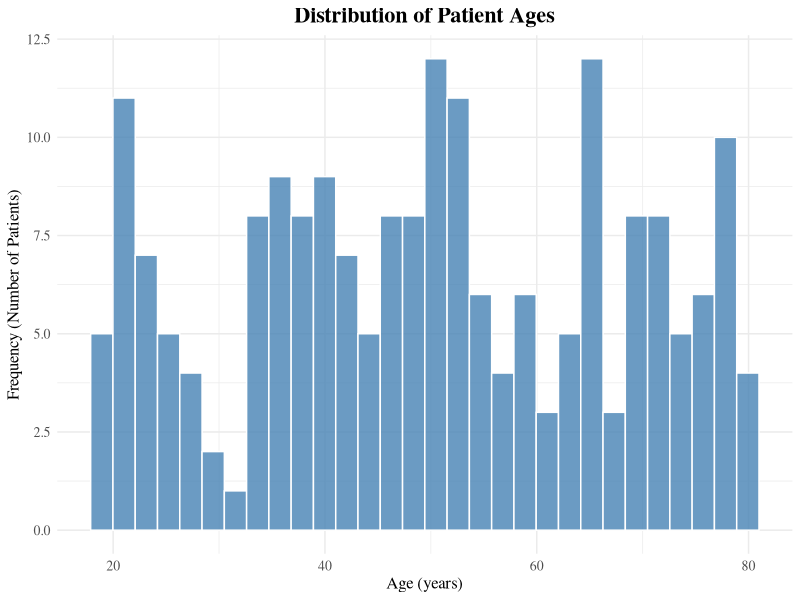
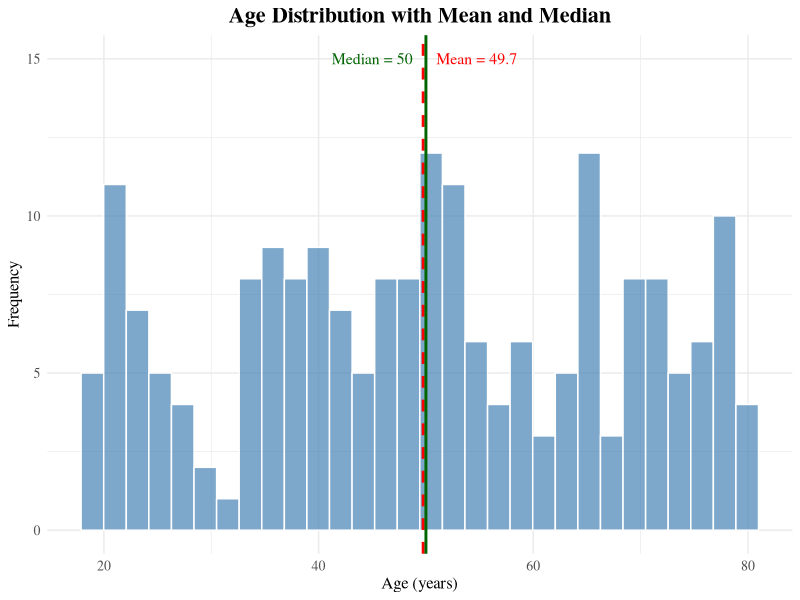
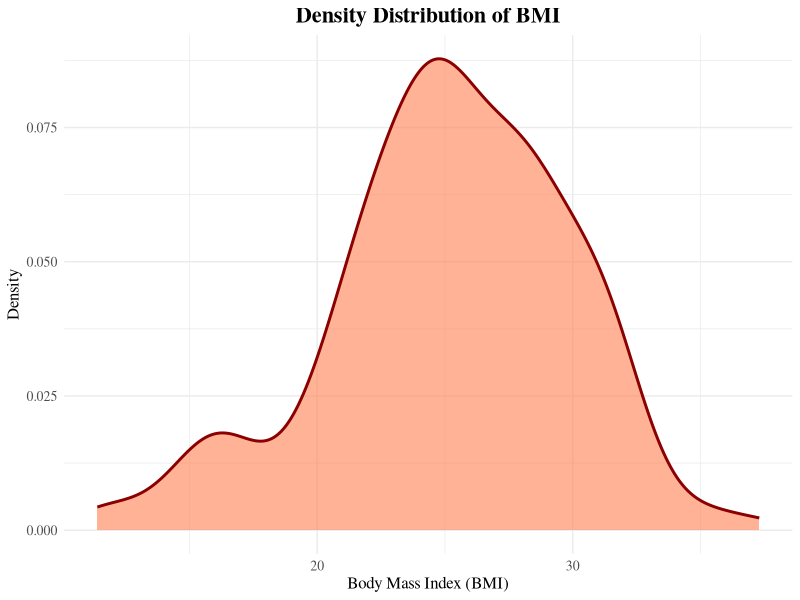
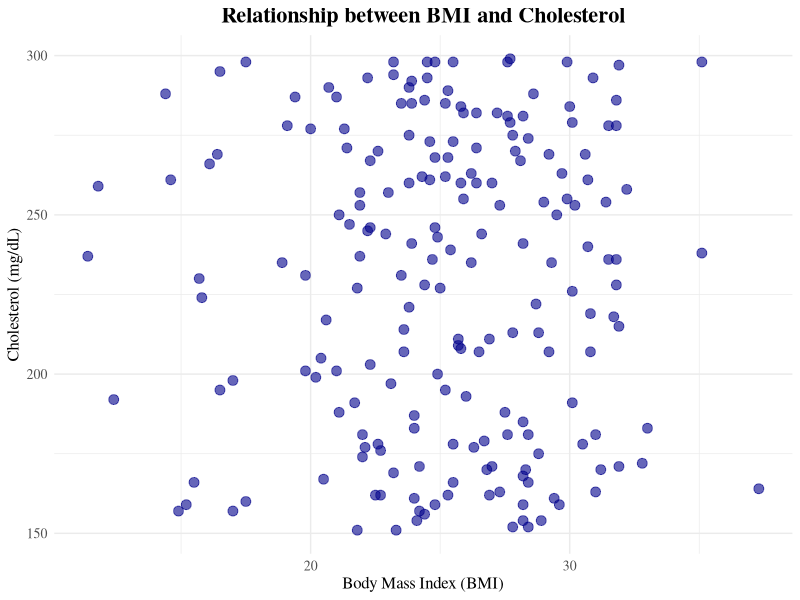
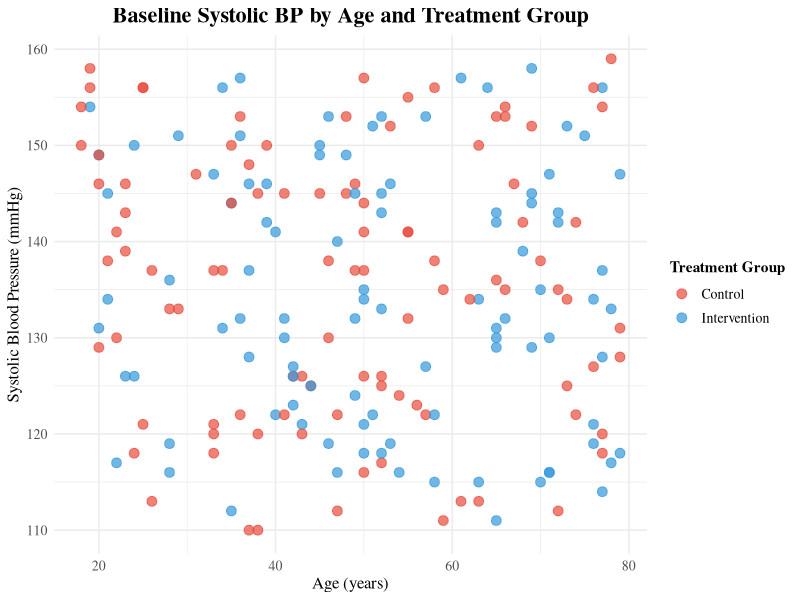

Reproduce these figures in R, in order.
## ---- chunk 1
#| echo: false
#| message: false
#| warning: false

library(ggplot2)
library(dplyr)
library(readxl)

data <- read_excel("../../data/PublicHealth_BP_Dataset.xlsx")
data_clean <- data %>% filter(!is.na(BMI), !is.na(Cholesterol), !is.na(Age))

summary(data_clean %>% select(Age, BMI, Cholesterol, BloodSugar, SysBP_0m, DiaBP_0m))
## ---- chunk 2
#| echo: false
#| fig-width: 10
#| fig-height: 6

ggplot(data_clean, aes(x = Age)) +
  geom_histogram(bins = 30, fill = "steelblue", color = "white", alpha = 0.8) +
  labs(title = "Distribution of Patient Ages",
       x = "Age (years)", y = "Frequency (Number of Patients)") +
  theme_minimal(base_family = "serif") +
  theme(plot.title = element_text(hjust = 0.5, size = 16, face = "bold"),
        axis.title = element_text(size = 12),
        axis.text = element_text(size = 10))
## ---- chunk 3
#| echo: false
#| fig-width: 10
#| fig-height: 6

age_mean <- mean(data_clean$Age, na.rm = TRUE)
age_median <- median(data_clean$Age, na.rm = TRUE)

ggplot(data_clean, aes(x = Age)) +
  geom_histogram(bins = 30, fill = "steelblue", color = "white", alpha = 0.7) +
  geom_vline(aes(xintercept = age_mean), color = "red", 
             linetype = "dashed", size = 1) +
  geom_vline(aes(xintercept = age_median), color = "darkgreen", 
             linetype = "solid", size = 1) +
  annotate("text", x = age_mean + 5, y = 15, 
           label = paste("Mean =", round(age_mean, 1)), 
           color = "red", family = "serif", size = 4) +
  annotate("text", x = age_median - 5, y = 15, 
           label = paste("Median =", round(age_median, 1)), 
           color = "darkgreen", family = "serif", size = 4) +
  labs(title = "Age Distribution with Mean and Median",
       x = "Age (years)", y = "Frequency") +
  theme_minimal(base_family = "serif") +
  theme(plot.title = element_text(hjust = 0.5, size = 16, face = "bold"),
        axis.title = element_text(size = 12),
        axis.text = element_text(size = 10))
## ---- chunk 4
#| echo: false
#| fig-width: 10
#| fig-height: 6

ggplot(data_clean, aes(x = BMI)) +
  geom_density(fill = "coral", alpha = 0.6, color = "darkred", size = 1) +
  labs(title = "Density Distribution of BMI",
       x = "Body Mass Index (BMI)", y = "Density") +
  theme_minimal(base_family = "serif") +
  theme(plot.title = element_text(hjust = 0.5, size = 16, face = "bold"),
        axis.title = element_text(size = 12),
        axis.text = element_text(size = 10))
## ---- chunk 5
#| echo: false
#| fig-width: 10
#| fig-height: 6

ggplot(data_clean, aes(x = BMI, y = Cholesterol)) +
  geom_point(alpha = 0.6, color = "darkblue", size = 3) +
  labs(title = "Relationship between BMI and Cholesterol",
       x = "Body Mass Index (BMI)", y = "Cholesterol (mg/dL)") +
  theme_minimal(base_family = "serif") +
  theme(plot.title = element_text(hjust = 0.5, size = 16, face = "bold"),
        axis.title = element_text(size = 12),
        axis.text = element_text(size = 10))
## ---- chunk 6
#| echo: false
#| fig-width: 10
#| fig-height: 6

ggplot(data_clean, aes(x = Age, y = SysBP_0m, color = TreatmentGroup)) +
  geom_point(alpha = 0.7, size = 3) +
  scale_color_manual(values = c("Control" = "#E74C3C", 
                                 "Intervention" = "#3498DB"),
                     name = "Treatment Group") +
  labs(title = "Baseline Systolic BP by Age and Treatment Group",
       x = "Age (years)", 
       y = "Systolic Blood Pressure (mmHg)") +
  theme_minimal(base_family = "serif") +
  theme(plot.title = element_text(hjust = 0.5, size = 16, face = "bold"),
        axis.title = element_text(size = 12),
        axis.text = element_text(size = 10),
        legend.title = element_text(size = 11, face = "bold"),
        legend.text = element_text(size = 10))
